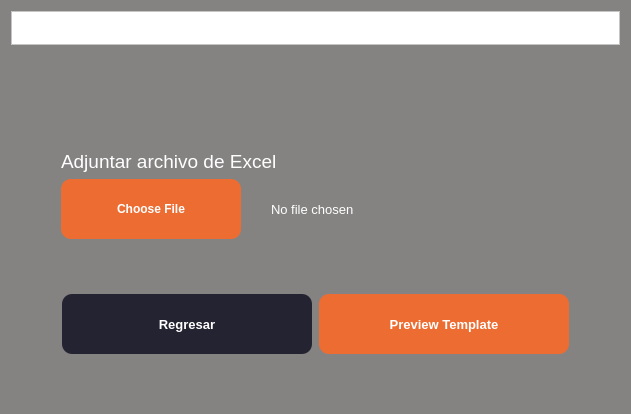
<?xml version="1.0" encoding="UTF-8"?>
<ui version="4.0">
 <class>Form</class>
 <widget class="QWidget" name="Form">
  <property name="windowModality">
   <enum>Qt::WindowModal</enum>
  </property>
  <property name="geometry">
   <rect>
    <x>0</x>
    <y>0</y>
    <width>631</width>
    <height>414</height>
   </rect>
  </property>
  <property name="palette">
   <palette>
    <active>
     <colorrole role="WindowText">
      <brush brushstyle="SolidPattern">
       <color alpha="255">
        <red>255</red>
        <green>255</green>
        <blue>255</blue>
       </color>
      </brush>
     </colorrole>
     <colorrole role="Button">
      <brush brushstyle="SolidPattern">
       <color alpha="255">
        <red>132</red>
        <green>131</green>
        <blue>130</blue>
       </color>
      </brush>
     </colorrole>
     <colorrole role="Light">
      <brush brushstyle="SolidPattern">
       <color alpha="255">
        <red>255</red>
        <green>255</green>
        <blue>255</blue>
       </color>
      </brush>
     </colorrole>
     <colorrole role="Midlight">
      <brush brushstyle="SolidPattern">
       <color alpha="255">
        <red>255</red>
        <green>255</green>
        <blue>255</blue>
       </color>
      </brush>
     </colorrole>
     <colorrole role="Dark">
      <brush brushstyle="SolidPattern">
       <color alpha="255">
        <red>127</red>
        <green>127</green>
        <blue>127</blue>
       </color>
      </brush>
     </colorrole>
     <colorrole role="Mid">
      <brush brushstyle="SolidPattern">
       <color alpha="255">
        <red>170</red>
        <green>170</green>
        <blue>170</blue>
       </color>
      </brush>
     </colorrole>
     <colorrole role="Text">
      <brush brushstyle="SolidPattern">
       <color alpha="255">
        <red>255</red>
        <green>255</green>
        <blue>255</blue>
       </color>
      </brush>
     </colorrole>
     <colorrole role="BrightText">
      <brush brushstyle="SolidPattern">
       <color alpha="255">
        <red>255</red>
        <green>255</green>
        <blue>255</blue>
       </color>
      </brush>
     </colorrole>
     <colorrole role="ButtonText">
      <brush brushstyle="SolidPattern">
       <color alpha="255">
        <red>255</red>
        <green>255</green>
        <blue>255</blue>
       </color>
      </brush>
     </colorrole>
     <colorrole role="Base">
      <brush brushstyle="SolidPattern">
       <color alpha="255">
        <red>132</red>
        <green>131</green>
        <blue>130</blue>
       </color>
      </brush>
     </colorrole>
     <colorrole role="Window">
      <brush brushstyle="SolidPattern">
       <color alpha="255">
        <red>132</red>
        <green>131</green>
        <blue>130</blue>
       </color>
      </brush>
     </colorrole>
     <colorrole role="Shadow">
      <brush brushstyle="SolidPattern">
       <color alpha="255">
        <red>0</red>
        <green>0</green>
        <blue>0</blue>
       </color>
      </brush>
     </colorrole>
     <colorrole role="AlternateBase">
      <brush brushstyle="SolidPattern">
       <color alpha="255">
        <red>255</red>
        <green>255</green>
        <blue>255</blue>
       </color>
      </brush>
     </colorrole>
     <colorrole role="ToolTipBase">
      <brush brushstyle="SolidPattern">
       <color alpha="255">
        <red>255</red>
        <green>255</green>
        <blue>220</blue>
       </color>
      </brush>
     </colorrole>
     <colorrole role="ToolTipText">
      <brush brushstyle="SolidPattern">
       <color alpha="255">
        <red>0</red>
        <green>0</green>
        <blue>0</blue>
       </color>
      </brush>
     </colorrole>
    </active>
    <inactive>
     <colorrole role="WindowText">
      <brush brushstyle="SolidPattern">
       <color alpha="255">
        <red>255</red>
        <green>255</green>
        <blue>255</blue>
       </color>
      </brush>
     </colorrole>
     <colorrole role="Button">
      <brush brushstyle="SolidPattern">
       <color alpha="255">
        <red>132</red>
        <green>131</green>
        <blue>130</blue>
       </color>
      </brush>
     </colorrole>
     <colorrole role="Light">
      <brush brushstyle="SolidPattern">
       <color alpha="255">
        <red>255</red>
        <green>255</green>
        <blue>255</blue>
       </color>
      </brush>
     </colorrole>
     <colorrole role="Midlight">
      <brush brushstyle="SolidPattern">
       <color alpha="255">
        <red>255</red>
        <green>255</green>
        <blue>255</blue>
       </color>
      </brush>
     </colorrole>
     <colorrole role="Dark">
      <brush brushstyle="SolidPattern">
       <color alpha="255">
        <red>127</red>
        <green>127</green>
        <blue>127</blue>
       </color>
      </brush>
     </colorrole>
     <colorrole role="Mid">
      <brush brushstyle="SolidPattern">
       <color alpha="255">
        <red>170</red>
        <green>170</green>
        <blue>170</blue>
       </color>
      </brush>
     </colorrole>
     <colorrole role="Text">
      <brush brushstyle="SolidPattern">
       <color alpha="255">
        <red>255</red>
        <green>255</green>
        <blue>255</blue>
       </color>
      </brush>
     </colorrole>
     <colorrole role="BrightText">
      <brush brushstyle="SolidPattern">
       <color alpha="255">
        <red>255</red>
        <green>255</green>
        <blue>255</blue>
       </color>
      </brush>
     </colorrole>
     <colorrole role="ButtonText">
      <brush brushstyle="SolidPattern">
       <color alpha="255">
        <red>255</red>
        <green>255</green>
        <blue>255</blue>
       </color>
      </brush>
     </colorrole>
     <colorrole role="Base">
      <brush brushstyle="SolidPattern">
       <color alpha="255">
        <red>132</red>
        <green>131</green>
        <blue>130</blue>
       </color>
      </brush>
     </colorrole>
     <colorrole role="Window">
      <brush brushstyle="SolidPattern">
       <color alpha="255">
        <red>132</red>
        <green>131</green>
        <blue>130</blue>
       </color>
      </brush>
     </colorrole>
     <colorrole role="Shadow">
      <brush brushstyle="SolidPattern">
       <color alpha="255">
        <red>0</red>
        <green>0</green>
        <blue>0</blue>
       </color>
      </brush>
     </colorrole>
     <colorrole role="AlternateBase">
      <brush brushstyle="SolidPattern">
       <color alpha="255">
        <red>255</red>
        <green>255</green>
        <blue>255</blue>
       </color>
      </brush>
     </colorrole>
     <colorrole role="ToolTipBase">
      <brush brushstyle="SolidPattern">
       <color alpha="255">
        <red>255</red>
        <green>255</green>
        <blue>220</blue>
       </color>
      </brush>
     </colorrole>
     <colorrole role="ToolTipText">
      <brush brushstyle="SolidPattern">
       <color alpha="255">
        <red>0</red>
        <green>0</green>
        <blue>0</blue>
       </color>
      </brush>
     </colorrole>
    </inactive>
    <disabled>
     <colorrole role="WindowText">
      <brush brushstyle="SolidPattern">
       <color alpha="255">
        <red>255</red>
        <green>255</green>
        <blue>255</blue>
       </color>
      </brush>
     </colorrole>
     <colorrole role="Button">
      <brush brushstyle="SolidPattern">
       <color alpha="255">
        <red>132</red>
        <green>131</green>
        <blue>130</blue>
       </color>
      </brush>
     </colorrole>
     <colorrole role="Light">
      <brush brushstyle="SolidPattern">
       <color alpha="255">
        <red>255</red>
        <green>255</green>
        <blue>255</blue>
       </color>
      </brush>
     </colorrole>
     <colorrole role="Midlight">
      <brush brushstyle="SolidPattern">
       <color alpha="255">
        <red>255</red>
        <green>255</green>
        <blue>255</blue>
       </color>
      </brush>
     </colorrole>
     <colorrole role="Dark">
      <brush brushstyle="SolidPattern">
       <color alpha="255">
        <red>127</red>
        <green>127</green>
        <blue>127</blue>
       </color>
      </brush>
     </colorrole>
     <colorrole role="Mid">
      <brush brushstyle="SolidPattern">
       <color alpha="255">
        <red>170</red>
        <green>170</green>
        <blue>170</blue>
       </color>
      </brush>
     </colorrole>
     <colorrole role="Text">
      <brush brushstyle="SolidPattern">
       <color alpha="255">
        <red>255</red>
        <green>255</green>
        <blue>255</blue>
       </color>
      </brush>
     </colorrole>
     <colorrole role="BrightText">
      <brush brushstyle="SolidPattern">
       <color alpha="255">
        <red>255</red>
        <green>255</green>
        <blue>255</blue>
       </color>
      </brush>
     </colorrole>
     <colorrole role="ButtonText">
      <brush brushstyle="SolidPattern">
       <color alpha="255">
        <red>255</red>
        <green>255</green>
        <blue>255</blue>
       </color>
      </brush>
     </colorrole>
     <colorrole role="Base">
      <brush brushstyle="SolidPattern">
       <color alpha="255">
        <red>132</red>
        <green>131</green>
        <blue>130</blue>
       </color>
      </brush>
     </colorrole>
     <colorrole role="Window">
      <brush brushstyle="SolidPattern">
       <color alpha="255">
        <red>132</red>
        <green>131</green>
        <blue>130</blue>
       </color>
      </brush>
     </colorrole>
     <colorrole role="Shadow">
      <brush brushstyle="SolidPattern">
       <color alpha="255">
        <red>0</red>
        <green>0</green>
        <blue>0</blue>
       </color>
      </brush>
     </colorrole>
     <colorrole role="AlternateBase">
      <brush brushstyle="SolidPattern">
       <color alpha="255">
        <red>255</red>
        <green>255</green>
        <blue>255</blue>
       </color>
      </brush>
     </colorrole>
     <colorrole role="ToolTipBase">
      <brush brushstyle="SolidPattern">
       <color alpha="255">
        <red>255</red>
        <green>255</green>
        <blue>220</blue>
       </color>
      </brush>
     </colorrole>
     <colorrole role="ToolTipText">
      <brush brushstyle="SolidPattern">
       <color alpha="255">
        <red>0</red>
        <green>0</green>
        <blue>0</blue>
       </color>
      </brush>
     </colorrole>
    </disabled>
   </palette>
  </property>
  <property name="windowTitle">
   <string>Generador de Diplomas</string>
  </property>
  <property name="autoFillBackground">
   <bool>false</bool>
  </property>
  <property name="styleSheet">
   <string notr="true">color: white;
background-color: rgb(132, 131, 130);</string>
  </property>
  <layout class="QVBoxLayout" name="verticalLayout">
   <item>
    <widget class="QFrame" name="frame">
     <property name="maximumSize">
      <size>
       <width>16777215</width>
       <height>81</height>
      </size>
     </property>
     <property name="autoFillBackground">
      <bool>false</bool>
     </property>
     <property name="styleSheet">
      <string notr="true">background-color: rgb(255, 255, 255)
</string>
     </property>
     <property name="frameShape">
      <enum>QFrame::StyledPanel</enum>
     </property>
     <property name="frameShadow">
      <enum>QFrame::Raised</enum>
     </property>
     <layout class="QGridLayout" name="gridLayout_2">
      <item row="0" column="0">
       <widget class="QLabel" name="lbLogo">
        <property name="sizePolicy">
         <sizepolicy hsizetype="Maximum" vsizetype="Preferred">
          <horstretch>0</horstretch>
          <verstretch>0</verstretch>
         </sizepolicy>
        </property>
        <property name="autoFillBackground">
         <bool>false</bool>
        </property>
        <property name="styleSheet">
         <string notr="true"/>
        </property>
        <property name="text">
         <string/>
        </property>
        <property name="pixmap">
         <pixmap>../icons/csoftmty_logo.png</pixmap>
        </property>
        <property name="scaledContents">
         <bool>false</bool>
        </property>
       </widget>
      </item>
     </layout>
    </widget>
   </item>
   <item>
    <layout class="QVBoxLayout" name="verticalLayout_2">
     <property name="leftMargin">
      <number>50</number>
     </property>
     <property name="rightMargin">
      <number>50</number>
     </property>
     <item>
      <spacer name="verticalSpacer">
       <property name="orientation">
        <enum>Qt::Vertical</enum>
       </property>
       <property name="sizeHint" stdset="0">
        <size>
         <width>20</width>
         <height>40</height>
        </size>
       </property>
      </spacer>
     </item>
     <item>
      <spacer name="verticalSpacer_4">
       <property name="orientation">
        <enum>Qt::Vertical</enum>
       </property>
       <property name="sizeHint" stdset="0">
        <size>
         <width>20</width>
         <height>40</height>
        </size>
       </property>
      </spacer>
     </item>
     <item>
      <widget class="QLabel" name="lbAttachExcel">
       <property name="font">
        <font>
         <family>Yu Gothic UI</family>
         <pointsize>14</pointsize>
        </font>
       </property>
       <property name="text">
        <string>Adjuntar archivo de Excel</string>
       </property>
       <property name="alignment">
        <set>Qt::AlignBottom|Qt::AlignLeading|Qt::AlignLeft</set>
       </property>
      </widget>
     </item>
     <item>
      <layout class="QHBoxLayout" name="hlExcel" stretch="0,0">
       <property name="spacing">
        <number>30</number>
       </property>
       <item>
        <widget class="QPushButton" name="btnChooseFileExcel">
         <property name="sizePolicy">
          <sizepolicy hsizetype="Maximum" vsizetype="Fixed">
           <horstretch>0</horstretch>
           <verstretch>0</verstretch>
          </sizepolicy>
         </property>
         <property name="minimumSize">
          <size>
           <width>180</width>
           <height>60</height>
          </size>
         </property>
         <property name="font">
          <font>
           <family>Yu Gothic UI</family>
           <pointsize>9</pointsize>
           <weight>75</weight>
           <bold>true</bold>
          </font>
         </property>
         <property name="autoFillBackground">
          <bool>false</bool>
         </property>
         <property name="styleSheet">
          <string notr="true">background-color: rgb(237, 108, 50);
border-radius: 10px</string>
         </property>
         <property name="text">
          <string>Choose File</string>
         </property>
        </widget>
       </item>
       <item>
        <widget class="QLabel" name="lbFileNameExcel">
         <property name="font">
          <font>
           <family>Yu Gothic UI</family>
           <pointsize>10</pointsize>
          </font>
         </property>
         <property name="text">
          <string>No file chosen</string>
         </property>
        </widget>
       </item>
      </layout>
     </item>
     <item>
      <spacer name="verticalSpacer_2">
       <property name="orientation">
        <enum>Qt::Vertical</enum>
       </property>
       <property name="sizeHint" stdset="0">
        <size>
         <width>20</width>
         <height>40</height>
        </size>
       </property>
      </spacer>
     </item>
     <item>
      <layout class="QHBoxLayout" name="hlButtons">
       <item>
        <widget class="QPushButton" name="btnGoBack">
         <property name="sizePolicy">
          <sizepolicy hsizetype="Maximum" vsizetype="Fixed">
           <horstretch>0</horstretch>
           <verstretch>0</verstretch>
          </sizepolicy>
         </property>
         <property name="minimumSize">
          <size>
           <width>250</width>
           <height>60</height>
          </size>
         </property>
         <property name="font">
          <font>
           <family>Yu Gothic UI</family>
           <pointsize>10</pointsize>
           <weight>75</weight>
           <bold>true</bold>
          </font>
         </property>
         <property name="styleSheet">
          <string notr="true">background-color: #242331;
border-radius: 10px</string>
         </property>
         <property name="text">
          <string>Regresar</string>
         </property>
        </widget>
       </item>
       <item>
        <widget class="QPushButton" name="btnPreviewTemplate">
         <property name="sizePolicy">
          <sizepolicy hsizetype="Maximum" vsizetype="Fixed">
           <horstretch>0</horstretch>
           <verstretch>0</verstretch>
          </sizepolicy>
         </property>
         <property name="minimumSize">
          <size>
           <width>250</width>
           <height>60</height>
          </size>
         </property>
         <property name="font">
          <font>
           <family>Yu Gothic UI</family>
           <pointsize>10</pointsize>
           <weight>75</weight>
           <bold>true</bold>
          </font>
         </property>
         <property name="styleSheet">
          <string notr="true">background-color: rgb(237, 108, 50);
border-radius: 10px</string>
         </property>
         <property name="text">
          <string>Preview Template</string>
         </property>
        </widget>
       </item>
      </layout>
     </item>
     <item>
      <spacer name="verticalSpacer_3">
       <property name="orientation">
        <enum>Qt::Vertical</enum>
       </property>
       <property name="sizeHint" stdset="0">
        <size>
         <width>20</width>
         <height>40</height>
        </size>
       </property>
      </spacer>
     </item>
    </layout>
   </item>
  </layout>
 </widget>
 <resources/>
 <connections/>
</ui>
